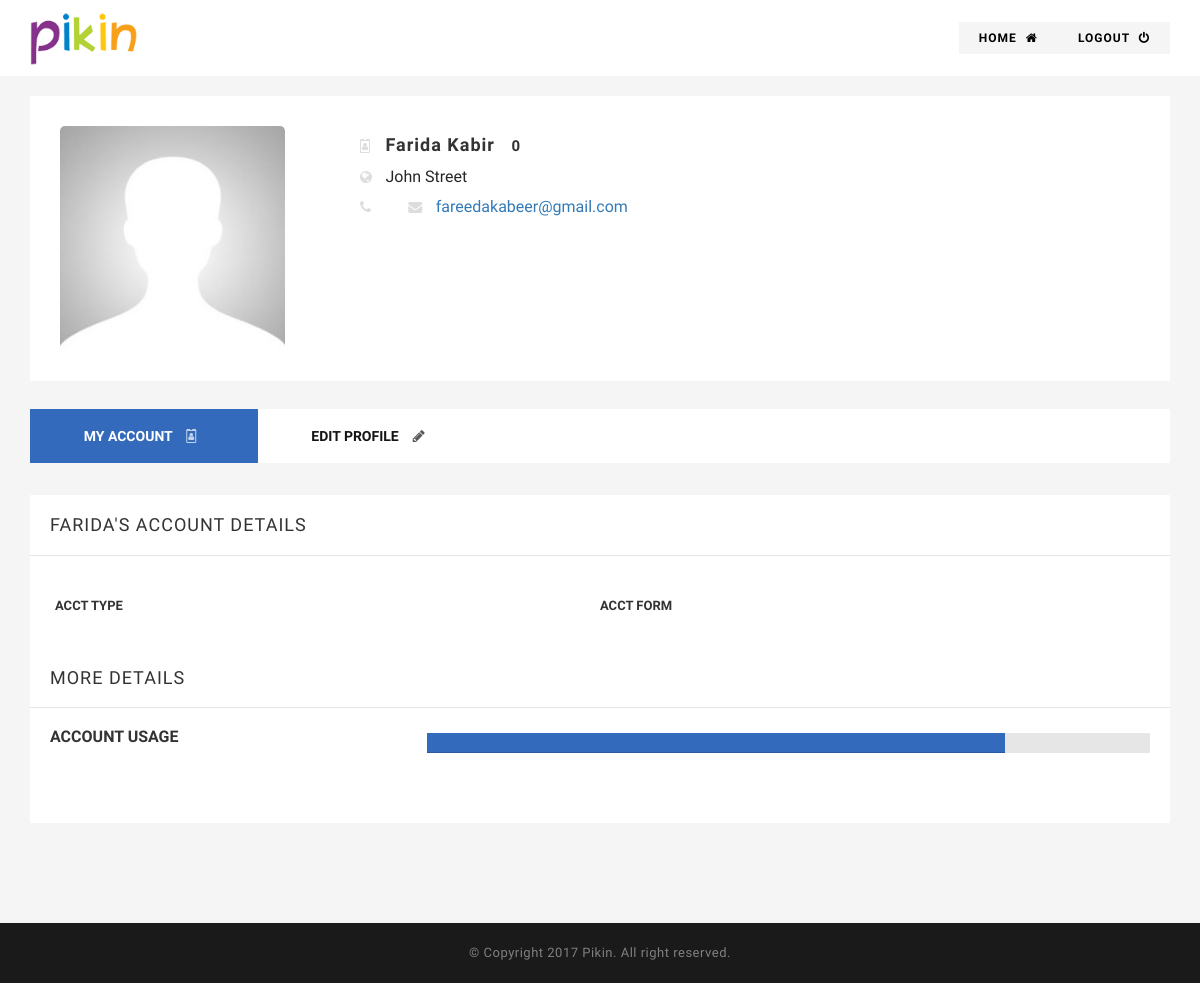
Page /member.php (signed in) on the committed database.
### tables this page shows
CREATE TABLE `parents` (
  `ParentID` int(200) NOT NULL,
  `firstname` text NOT NULL,
  `lastname` text NOT NULL,
  `email` varchar(30) NOT NULL,
  `age` int(50) DEFAULT NULL,
  `password` varchar(30) NOT NULL,
  `hashkey` varchar(32) DEFAULT NULL,
  `paymentmethod` text,
  `phonenumber` varchar(30) DEFAULT NULL,
  `homeaddress` varchar(255) DEFAULT NULL,
  `homesuburb` varchar(50) DEFAULT NULL,
  `homepostcode` varchar(50) DEFAULT NULL,
  `officeaddress` varchar(255) DEFAULT NULL,
  `officesuburb` varchar(50) DEFAULT NULL,
  `officepostcode` varchar(50) DEFAULT NULL,
  `image` varchar(200) DEFAULT NULL,
  `numkids` varchar(100) DEFAULT NULL,
  `ageofkids` varchar(30) DEFAULT NULL,
  `typeofservice` varchar(200) DEFAULT NULL,
  `servicehours` varchar(50) DEFAULT NULL,
  `active` int(1) DEFAULT '0'
);

### member.php (the view, shortened to what this page needs)
<?php
$email = $_SESSION['email'];
if (!isset($email)) {
  header('Location:login.php');
}
else {
  $query = "SELECT * FROM parents WHERE email = '$email'";
  $userdetails =  mysqli_query ($connection, $query);
  $data = mysqli_fetch_assoc($userdetails);
  $firstname = $data["firstname"];
  $lastname = $data["lastname"];
  $email = $data["email"];
}
?>
<!doctype html>
<html class="no-js" lang="en">
<head>
<link rel="stylesheet" href="css/ionicons.min.css">
<link rel="stylesheet" href="css/bootstrap/bootstrap.min.css">
<link rel="stylesheet" href="css/font-awesome.min.css">
<link rel="stylesheet" href="css/main.css">
<link rel="stylesheet" href="css/style3.css">
<link rel="stylesheet" href="css/responsive.css">
<link href="https://maxcdn.bootstrapcdn.com/font-awesome/4.7.0/css/font-awesome.min.css" rel="stylesheet">
</head>
<body>
<div id="wrap">
  <main class="cd-main-content">
    <div id="content">
          <div class="top-head" style="margin: 0px; background: white; padding: 10px 0px;">
        <div class="container" style="">
            <div class="row">
              <div class="col-md-12">
                <h4></h4> <img src="img/logo.png" class="img-responsive" alt="" style="width: 110px">
                <a href="logout.php" class="pull-right" style="color: black; background: #f5f5f5; margin-top: 12px">Logout <i class="fa fa-power-off" style="margin-left: 5px"></i> </a>
                <a href="index.php" class="pull-right" style="color: black; background: #f5f5f5; margin-top: 12px" target="_blank" >Home <i class="fa fa-home" style="margin-left: 5px"></i> </a> </div>
            </div>
          </div>
          </div>
      <div class="resume" style="padding-top: 20px;">
        <div class="container" style="">
         <div class="col-md-12" style="padding: 0px">
            <div class="side-bar" style="">
           <div class="col-md-3" style="padding: 0px">
            <div style="padding: 30px">
                <img src="images/<?php echo $data["image"]; ?>" class="img-responsive" alt="" style="border-radius: 5px">
            </div>
              </div>
           <div class="col-md-9">
            <div style="padding: 30px">
             <h5 style="text-transform: none; margin: 0px; padding: 5px 0px;line-height: 1.5">
              <span style="font-size: 14px; color: #ddd; margin-right: 10px">
                <i class="fa  fa-id-badge"></i>
              </span>
               <?=$firstname?> <?=$lastname?> &nbsp; <span style="font-size: 15px; font-weight: ; color: #333"><?php echo $data["age"]; ?></span>
             </h5>
             <h6 style="text-transform: none; font-weight: normal; margin: 0px; padding: 5px 0px">
              <span style="font-size: 14px; color: #ddd; margin-right: 10px">
                <i class="fa  fa-globe"></i>
              </span>
               <?php echo $data["homeaddress"]; ?>
             </h6>
             <h6 style="text-transform: none; font-weight: normal; margin: 0px; padding: 5px 0px; line-height: 1.5">
              <span style="font-size: 14px; color: #ddd; margin-right: 10px">
                <i class="fa  fa-phone"></i>
              </span>
               <br class="visible-sm visible-xs">
              <span style="font-size: 14px; color: #ddd; margin-right: 10px;">
                <i class="fa  fa-envelope"></i>
              </span>
               <a href="email:<?=$email?>" style="color: #337ab7"><?=$email?></a>
             </h6>
           </div>
           </div>
           <div class="clearfix"></div>
           </div>
         </div>
          <br>
          <br>
          <div class="row">
            <div class="col-md-12">
              <nav>
                <div class="collapse navbar-collapse" id="nav-tabis">
                  <ul class="isop-filter nav nav-pills">
                    <li role="presentation" class="active"><a href="#about-me" aria-controls="about-me" role="tab" data-toggle="tab"> MY ACCOUNT &nbsp; &nbsp;<i class="fa fa-id-badge" style="opacity: .7"></i></a></li>
                    <li role="presentation"><a href="#contact" aria-controls="contact" role="tab" data-toggle="tab">
                       EDIT PROFILE &nbsp; &nbsp;<i class="fa fa-pencil" style="opacity: .7"></i></a></li>
                  </ul>
                </div>
              </nav>
              <div class="tab-content">
                <div role="tabpanel" class="tab-pane fade in active" id="about-me">
                  <div class="inside-sec">
                    <h5 class="tittle" style="font-weight: normal;"><?=$firstname?>'s Account Details</h5>
                    <section class="about-me padding-top-10">
                      <ul class="personal-info">
                        <li>
                          <p> <span> Acct Type</span> <?=$data['account_type']?> </p>
                        </li>
                        <li>
                          <p> <span> Acct Form</span> <?=$data['account_form']?> </p>
                        </li>
                      </ul>
                      <h5 class="tittle" style="font-weight: normal;">More Details</h5>
                      <div class="panel-group accordion padding-20" id="accordion">
                        <div class="panel panel-default">
                          <div class="row">
                            <div class="col-sm-4">
                              <div class="">
                                <h4 class="panel-title"> <a data-toggle="collapse" data-parent="#accordion" href="#collapseOne" class="collapsed"> Account Usage</a> </h4>
                              </div>
                            </div>
                            <div class="col-sm-8">
                              <div class="progress">
                                <div class="progress-bar" role="progressbar" aria-valuenow="80" aria-valuemin="0" aria-valuemax="100" style="width: 80%;"> <span class="sr-only">60% Complete</span> </div>
                              </div>
                            </div>
                          </div>
                        </div>
                      </div>
                    </section>
                  </div>
                </div>
              </div>
            </div>
          </div>
        </div>
      </div>
    </div>
  </main>
  <footer class="footer">
    <div class="rights">
      <p>© Copyright 2017 Pikin. All right reserved.</p>
    </div>
  </footer>
</div>
</body>
</html>

### css/style3.css (style rules this page uses)
* { margin: 0px; padding: 0px; }
body { background: #FFF; font-weight: normal; position: relative; font-size: 14px; font-family: 'Raleway', sans-serif; }
#wrap { position: relative; width: 100%; overflow: hidden; }
h1, h2, h3, h4, h5, h6 { color: #262626; font-weight: bold; text-transform: uppercase; font-family: 'Raleway', sans-serif; }
h4 { font-size: 30px; }
h5 { font-size: 18px; padding: 20px 0; margin: 0px; color: #333333; letter-spacing: 1px; }
h6 { font-size: 16px; }
p { color: #333333; font-size: 13px; line-height: 20px; letter-spacing: 0.5px; text-rendering: optimizeLegibility; }
a { -webkit-transition: all 0.4s ease-in-out; -moz-transition: all 0.4s ease-in-out; -o-transition: all 0.4s ease-in-out; -ms-transition: all 0.4s ease-in-out; transition: all 0.4s ease-in-out; text-decoration: none !important; }
img { -webkit-transition: 0.4s ease-in-out; -moz-transition: 0.4s ease-in-out; -ms-transition: 0.4s ease-in-out; -o-transition: 0.4s ease-in-out; transition: 0.4s ease-in-out; display: inline-block !important; }
ul { margin-bottom: 0px; }
li { list-style: none; }
a { text-decoration: none; color: #141414; }
section { position: relative; width: 100%; background: #fff; }
.resume { background: #f5f5f5; padding: 100px 0; }
h5.tittle { font-size: 18px; padding: 20px; margin: 0px; color: #333333; letter-spacing: 1px; border-bottom: 1px solid #e6e6e6; }
.top-head { margin-bottom: 30px; }
.top-head a { letter-spacing: 1px; background: #346abb; color: #fff; padding: 10px 20px; text-transform: uppercase; font-weight: bold; font-size: 12px; margin-top: 3px; display: inline-block; }
.side-bar { background: #fff; }
.inside-sec { width: 100%; display: inline-block; background: #fff; }
.accordion .panel { box-shadow: none; border-radius: 0px; margin-bottom: 30px; position: relative; border: none; margin-top: 0px; }
.progress { margin-bottom: 0px; border-radius: 0px; box-shadow: none; background: #e6e6e6; margin-top: 5px; }
.progress-bar { background: #346abb; }
.rights { background: #1a1a1a; padding: 20px 0; text-align: center; }
.rights p { margin: 0px; color: #808080; }
.nav-pills>li+li { margin-left: 0px; }
.about-me p { line-height: 24px; letter-spacing: 0px; }
.about-me .personal-info { padding: 25px; display: inline-block; width: 100%; }
.about-me .personal-info li { width: 50%; float: left; }
.about-me .personal-info li span { width: 50%; float: left; text-transform: uppercase; font-weight: bold; }
.about-me .personal-info li p { margin: 0px; line-height: 30px; }
.isop-filter { background: #fff; margin-bottom: 30px; display: inline-block; width: 100%; }
.isop-filter li { float: left; width: 20%; text-align: center; }
.isop-filter li a i { margin-right: 8px; }
.isop-filter li a { float: left; display: inline-block; text-align: center; width: 100%; padding: 20px 0; border-radius: 0px; font-weight: bold; }
.isop-filter li.active a { background: #346abb; color: #fff; }
article, aside, details, figcaption, figure, footer, header, hgroup, menu, nav, section, main { display: block; }
body { line-height: 1; }
ol, ul { list-style: none; }
.cd-main-content { min-height: 100%; position: relative; z-index: 2; -webkit-transform: translateZ(0); -webkit-backface-visibility: hidden; -webkit-transition-property: -webkit-transform; -moz-transition-property: -moz-transform; transition-property: transform; -webkit-transition-duration: 0.4s; -moz-transition-duration: 0.4s; transition-duration: 0.4s; }
#content:before { opacity: 0; position: absolute; height: 100%; width: 100%; left: 0px; right: 320px; margin-right: 320px; top: 0px; content: ""; display: none; background: rgba(0,0,0,0.5); z-index: 1; -webkit-transition: all 0.4s ease-in-out; -moz-transition: all 0.4s ease-in-out; -o-transition: all 0.4s ease-in-out; -ms-transition: all 0.4s ease-in-out; transition: all 0.4s ease-in-out; }
.navbar-collapse { padding:0px; }

### rows in the picture
parents: image (placeholder picture), firstname "Farida", lastname "Kabir", age "0", homeaddress "John Street", email "fareedakabeer@gmail.com", firstname "FARIDA"
